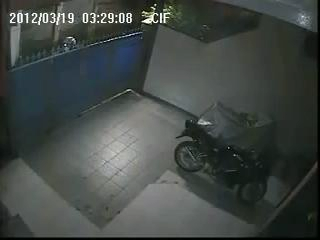
#> input picture image.png, 320 x 240 px
$ python find_area.py
#> lines starting #> are read from the running program, lines starting #| are printed output that depends on the picture; after the words box and inside, x2 and y2 are one past the last pixel; in counts of white or black regions, pixels touching at a corner belong together
import cv2
import numpy as np

def draw_quadrilateral(frame, points, color=(0,0,255), thickness=2):
    """
    Draws a quadrilateral on the image.

    Parameters:
        frame (numpy.ndarray): The image to draw on
        points (list): List of 4 points [[x1,y1], [x2,y2], [x3,y3], [x4,y4]]
        color (tuple): BGR color
        thickness (int): Line thickness
    """
    annotated_frame = frame.copy()
    pts = np.array(points, np.int32).reshape((-1,1,2))
    cv2.polylines(annotated_frame, [pts], isClosed=True, color=color, thickness=thickness)
    return annotated_frame

# Example usage
frame = cv2.imread('image.png')
#> frame is the input picture: shape (240, 320, 3); mean B, G, R 68.9, 72, 65.9
if frame is None:
    print("Image not found!")
else:
    quad_points = [[5,80],[140,40],[500,100],[5,330]]
    annotated_frame = draw_quadrilateral(frame, quad_points)
#> in draw_quadrilateral, `cv2.polylines(annotated_frame, [pts], isClosed=True, color=color, thic..`:
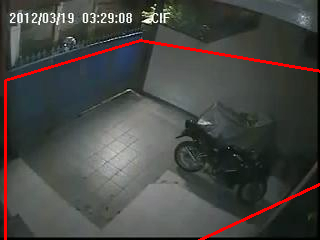
#> annotated_frame: shape (240, 320, 3); 2.35% of pixels changed, all inside (x1, y1, x2, y2) = (4, 39, 320, 240)

    cv2.imshow("Quadrilateral Area", annotated_frame)
    cv2.waitKey(0)
    cv2.destroyAllWindows()
